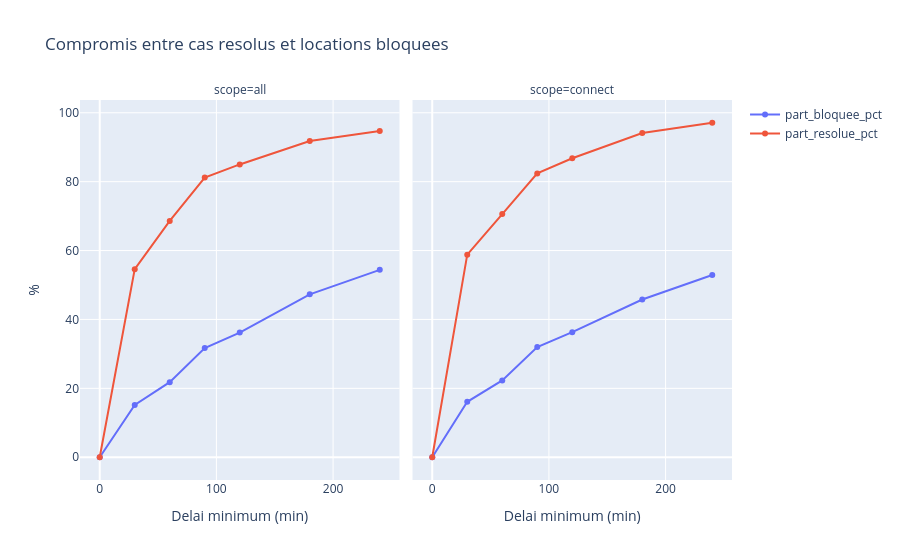

Notebook code for this chart:
### Code cell
import plotly.express as px

fig = px.line(
    resultats,
    x="seuil",
    y=["part_bloquee_pct", "part_resolue_pct"],
    facet_col="scope",
    markers=True,
    labels={"seuil": "Delai minimum (min)", "value": "%", "variable": ""},
    title="Compromis entre cas resolus et locations bloquees",
)
fig.show()

### Figure 1 — Plotly figure (JSON) as saved in the notebook; plotly's stock layout.template omitted (floating-point values rounded to 4 significant figures)
{"data": [{"hovertemplate": "=part_bloquee_pct<br>scope=all<br>Delai minimum (min)=%{x}<br>%=%{y}<extra></extra>", "legendgroup": "part_bloquee_pct", "line": {"color": "#636efa", "dash": "solid"}, "marker": {"symbol": "circle"}, "mode": "lines+markers", "name": "part_bloquee_pct", "orientation": "v", "showlegend": true, "type": "scatter", "x": [0, 30, 60, 90, 120, 180, 240], "xaxis": "x", "y": [0, 15.2, 21.8, 31.7, 36.2, 47.3, 54.4], "yaxis": "y"}, {"hovertemplate": "=part_bloquee_pct<br>scope=connect<br>Delai minimum (min)=%{x}<br>%=%{y}<extra></extra>", "legendgroup": "part_bloquee_pct", "line": {"color": "#636efa", "dash": "solid"}, "marker": {"symbol": "circle"}, "mode": "lines+markers", "name": "part_bloquee_pct", "orientation": "v", "showlegend": false, "type": "scatter", "x": [0, 30, 60, 90, 120, 180, 240], "xaxis": "x2", "y": [0, 16.1, 22.3, 32, 36.3, 45.8, 52.9], "yaxis": "y2"}, {"hovertemplate": "=part_resolue_pct<br>scope=all<br>Delai minimum (min)=%{x}<br>%=%{y}<extra></extra>", "legendgroup": "part_resolue_pct", "line": {"color": "#EF553B", "dash": "solid"}, "marker": {"symbol": "circle"}, "mode": "lines+markers", "name": "part_resolue_pct", "orientation": "v", "showlegend": true, "type": "scatter", "x": [0, 30, 60, 90, 120, 180, 240], "xaxis": "x", "y": [0, 54.6, 68.6, 81.2, 85, 91.8, 94.7], "yaxis": "y"}, {"hovertemplate": "=part_resolue_pct<br>scope=connect<br>Delai minimum (min)=%{x}<br>%=%{y}<extra></extra>", "legendgroup": "part_resolue_pct", "line": {"color": "#EF553B", "dash": "solid"}, "marker": {"symbol": "circle"}, "mode": "lines+markers", "name": "part_resolue_pct", "orientation": "v", "showlegend": false, "type": "scatter", "x": [0, 30, 60, 90, 120, 180, 240], "xaxis": "x2", "y": [0, 58.8, 70.6, 82.4, 86.8, 94.1, 97.1], "yaxis": "y2"}], "layout": {"annotations": [{"font": {}, "showarrow": false, "text": "scope=all", "x": 0.245, "xanchor": "center", "xref": "paper", "y": 1, "yanchor": "bottom", "yref": "paper"}, {"font": {}, "showarrow": false, "text": "scope=connect", "x": 0.755, "xanchor": "center", "xref": "paper", "y": 1, "yanchor": "bottom", "yref": "paper"}], "legend": {"title": {"text": ""}, "tracegroupgap": 0}, "title": {"text": "Compromis entre cas resolus et locations bloquees"}, "xaxis": {"anchor": "y", "domain": [0, 0.49], "title": {"text": "Delai minimum (min)"}}, "xaxis2": {"anchor": "y2", "domain": [0.51, 1], "matches": "x", "title": {"text": "Delai minimum (min)"}}, "yaxis": {"anchor": "x", "domain": [0, 1], "title": {"text": "%"}}, "yaxis2": {"anchor": "x2", "domain": [0, 1], "matches": "y", "showticklabels": false}}}
